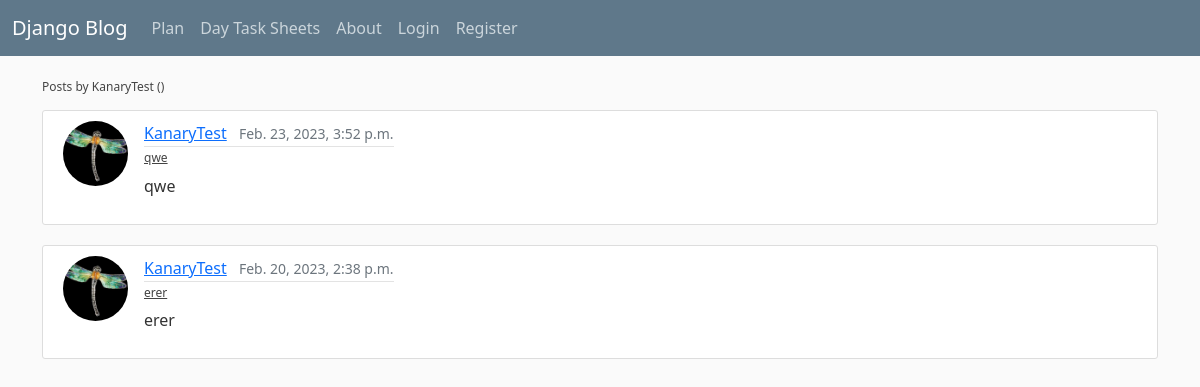
Page /user/KanaryTest on the committed database.
### blog/models.py (models this page shows, shortened)
class Post(models.Model):
    STATUS_CHOICES = [
            ('AC', 'Active'),
            ('CA', 'Cancelled'),
            ('PS', 'Postponed'),
            ('HD', 'Hidden'),
            ]
    title = models.CharField(max_length=100)
    content = models.TextField()
    purchaser = models.ForeignKey(Purchaser,
                                  on_delete=models.RESTRICT)
    date_posted = models.DateTimeField(default=timezone.now)
    author = models.ForeignKey(User,
                               on_delete=models.RESTRICT,
                               default=1)
    status = models.CharField(max_length=2,
                              choices=STATUS_CHOICES,
                              default='HD')
    parent = models.ForeignKey('self',
                               on_delete=models.CASCADE,
                               blank=True,
                               null=True)

### users/models.py (models this page shows, shortened)
class Profile(models.Model):
    user = models.OneToOneField(User, on_delete=models.CASCADE)
    image = models.ImageField(default='default.jpg', upload_to='profile_pics')

### blog/views.py (the view)
# urls.py: path('user/<str:username>', UserPostListView.as_view(), name='user-posts'),
class UserPostListView(ListView):
    model = Post
    template_name = 'blog/user_post.html'
    context_object_name = 'posts'
    ordering = ['-date_posted']
    def get_queryset(self):
        user = get_object_or_404(User, username=self.kwargs.get('username'))
        return Post.objects.filter(author=user).order_by('-date_posted')

### blog/templates/blog/user_post.html (shortened to what this page needs)
{% extends "blog/base.html" %}
{% block content %}
<h1 class="mb-3">Posts by {{ view.kwargs.username }} ({{ page_obj.paginator.count }})</h1>
{% for post in posts %}
<article class="d-flex content-section">
    <img class="rounded-circle article-img" src="{{ post.author.profile.image.url }}">
    <div class="media-body">
        <div class="article-metadata">
            <a class="me-2" href="{% url 'user-posts' post.author.username %}">{{ post.author }}</a>
            <small class="text-muted">{{ post.date_posted }}</small>
        </div>
        <h2><a class="article-title" href="{% url 'post-detail' post.id %}">{{ post.title }}</a></h2>
        <p class="article-content">{{ post.content }}</p>
    </div>
</article>
{% endfor %}
{% endblock content %}

### blog/static/blog/main.css (style rules this page uses)
body { background: #fafafa; color: #333333; margin-top: 5rem; }
h1, h2, h3, h4, h5, h6 { color: #444444; font-size: 12px; }
.content-section { background: #ffffff; padding: 10px 20px; border: 1px solid #dddddd; border-radius: 3px; margin-bottom: 20px; }
.article-title { font-size: 12px; color: #444444; }
.article-content { white-space: pre-line; }
.article-img { height: 65px; width: 65px; margin-right: 16px; }
.article-metadata { padding-bottom: 1px; margin-bottom: 4px; border-bottom: 1px solid #e3e3e3 }

### rows in the picture
Post: author.profile.image (placeholder picture), author "KanaryTest", date_posted "Feb. 23, 2023, 3:52 p.m.", title "qwe", content "qwe"
Post: author.profile.image (placeholder picture), author "KanaryTest", date_posted "Feb. 20, 2023, 2:38 p.m.", title "erer", content "erer"

### other values in the picture
{{ view.kwargs.username }} "KanaryTest"
